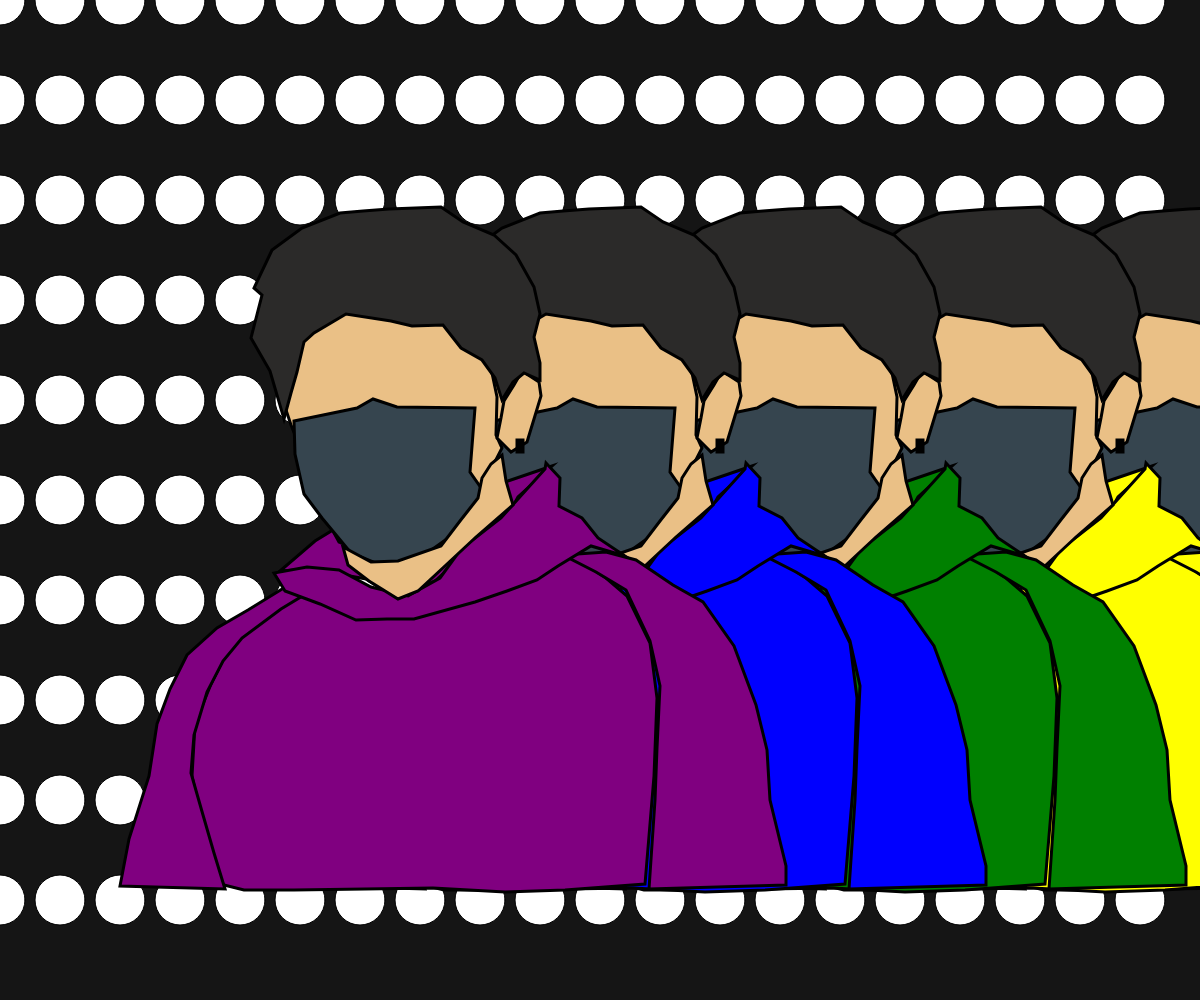
Frame 1 (no input)
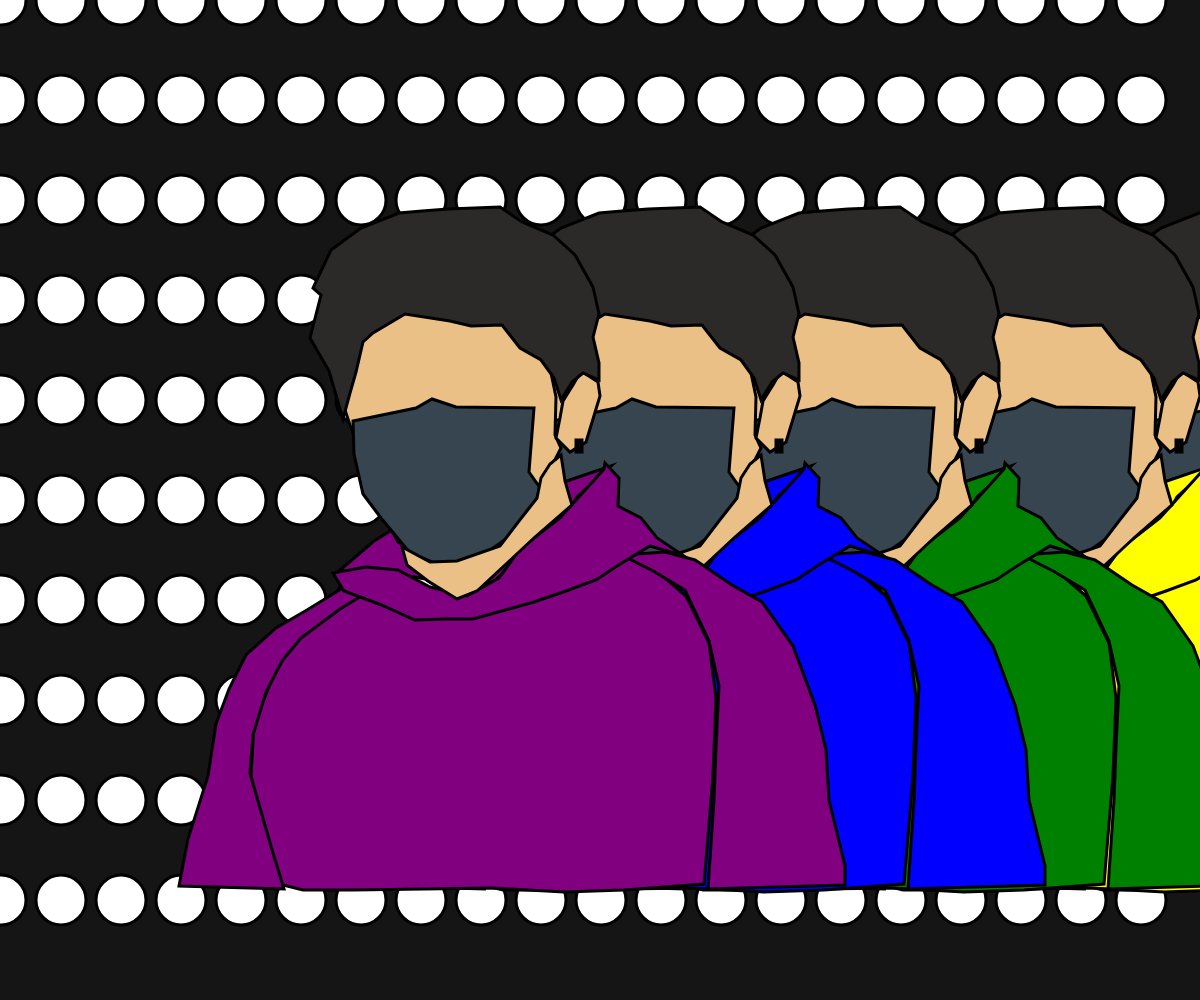
Frame 60 (no input)
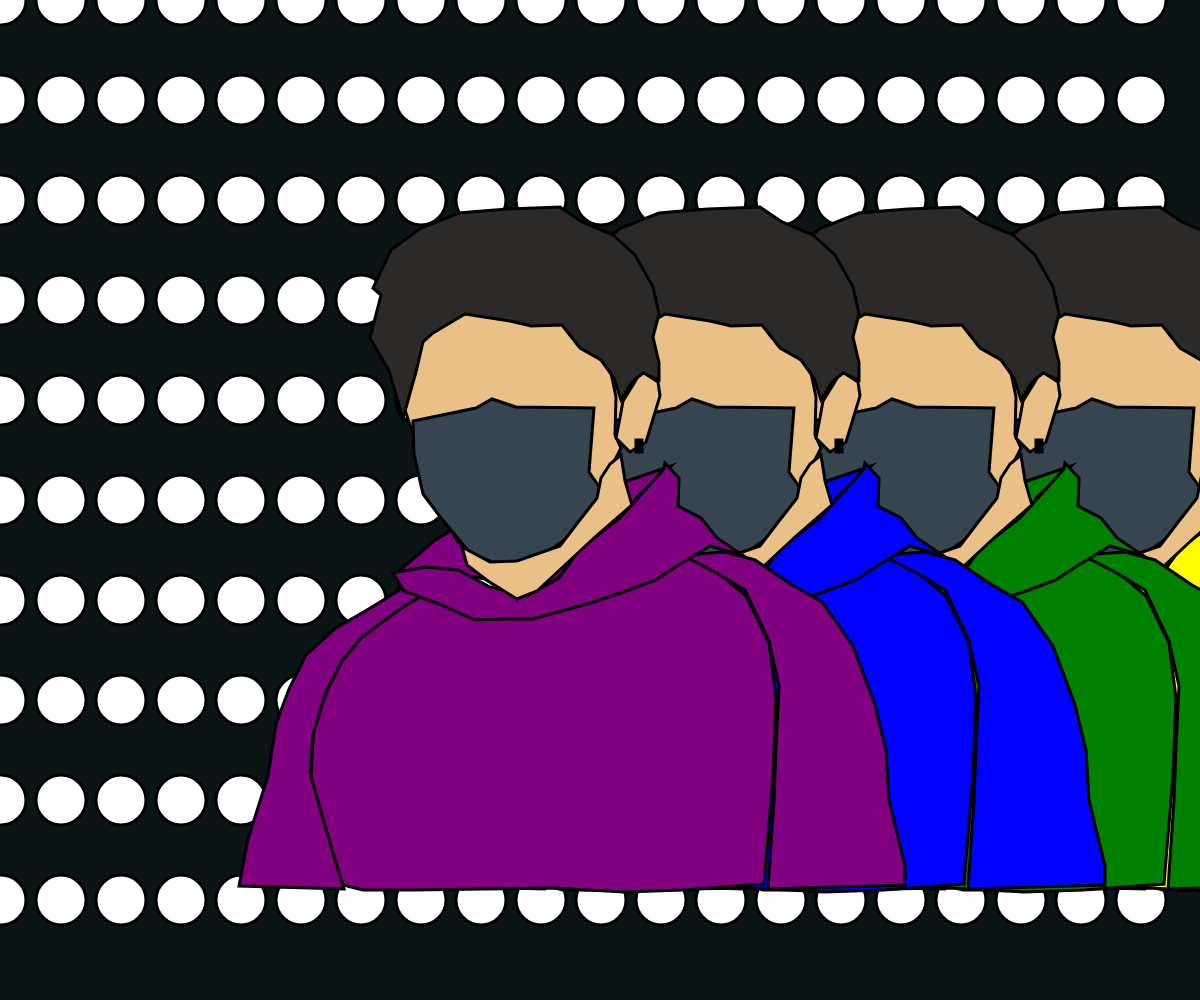
Frame 120 (the mouse pressed at the canvas centre since frame 60)

The p5.js sketch that drew these frames (run headless with seeded random() and noise() and a simulated clock; from frame 60 on, the mouse is pressed at the canvas centre):

// p5.js sketch
// ── sketch.js
let bgImage;
let point_cloud = [];
let frame = 0;

let hair = [[389, 209], [441, 207], [463, 222], [494, 235], [516, 255], [534, 287], [540, 314], [534, 337], [540, 363], [540, 380], [524, 373], [513, 382], [502, 400], [495, 378], [482, 360], [461, 348], [443, 325], [412, 326], [391, 321], [346, 314], [314, 333], [304, 342], [297, 372], [291, 393], [284, 419], [270, 371], [251, 338], [262, 295], [254, 288], [272, 250], [302, 228], [340, 213], [363, 211]]
let ear = [[504, 401], [501, 418], [497, 438], [511, 452], [527, 442], [534, 419], [541, 396], [539, 382], [522, 371], [514, 385]]
let face = [[344, 306], [299, 331], [285, 407], [291, 425], [297, 440], [310, 489], [339, 542], [398, 564], [453, 529], [480, 491], [502, 448], [496, 435], [497, 397], [492, 373], [477, 347], [458, 343], [444, 320], [412, 320], [346, 308], [291, 335]]
let mask = [[294, 421], [357, 408], [373, 399], [397, 407], [475, 408], [470, 472], [486, 495], [458, 531], [430, 551], [407, 562], [378, 564], [351, 553], [322, 518], [304, 494], [295, 454]]
let neck = [[502, 455], [506, 481], [513, 505], [476, 537], [446, 565], [418, 591], [398, 599], [369, 581], [348, 565], [343, 547], [371, 562], [398, 561], [441, 546], [460, 521], [478, 498], [482, 478], [491, 464]]

let hood_inside = [[552, 466], [508, 481], [333, 530], [315, 541], [280, 571], [312, 569], [366, 579], [396, 598], [435, 581], [470, 550], [505, 521], [518, 497]]
let hood_outside = [[545, 469], [527, 489], [501, 518], [461, 549], [440, 578], [408, 596], [371, 587], [339, 570], [307, 567], [274, 573], [285, 591], [320, 604], [356, 620], [387, 619], [414, 619], [475, 602], [507, 591], [537, 580], [558, 566], [591, 546], [625, 556], [598, 538], [582, 518], [559, 506], [560, 478], [546, 463]]
let left_arm = [[287, 586], [248, 610], [217, 628], [187, 655], [170, 689], [157, 724], [149, 776], [129, 839], [120, 886], [225, 889], [214, 853], [203, 815], [191, 773], [194, 735], [207, 692], [223, 661], [242, 638], [281, 609], [304, 595]]
let right_arm = [[606, 552], [636, 560], [673, 585], [703, 602], [734, 646], [756, 705], [767, 750], [770, 800], [786, 866], [786, 885], [649, 889], [655, 800], [657, 748], [660, 686], [650, 641], [626, 590], [596, 572], [563, 555]]
let chest = [[299, 593], [263, 617], [230, 646], [211, 684], [195, 724], [192, 776], [201, 818], [220, 884], [244, 890], [294, 890], [365, 889], [433, 888], [505, 892], [565, 890], [645, 884], [654, 776], [657, 698], [650, 643], [627, 596], [606, 578], [569, 554], [535, 572], [485, 597], [443, 606], [397, 613], [352, 611], [303, 593]]
earrings = [ [ 517, 440 ], [ 523, 440], [ 523, 452 ], [ 517, 452 ] ]

let x = 0;

function setup() {
  createCanvas(windowWidth, windowHeight);
  colorMode(HSB, width)
}

function mod(n, m) {
  return ((n % m) + m) % m;
}

function draw() {
  fill('white')

  background(mouseX, mouseY, 100)

  for(i = 0; i < windowWidth; i += width/20) {
    for(j = 0; j < windowHeight; j += height/10) {
      ellipse(mod((i - x), windowWidth), j, 50)
    }
  }

  me((x+1000) % width, 0,  'red')
  me((x+800) % width, 0, 'orange')
  me((x+600) % width, 0, 'yellow')
  me((x+400) % width, 0, 'green')
  me((x+200) % width, 0, 'blue')
  me((x+0) % width, 0, 'purple')



  // me(x)

  x++;

  frame++;
}

function me(xOffset=0, yOffset=0, shirtcolor = 'green') {
  drawShape(chest, shirtcolor, xOffset, yOffset)
  drawShape(right_arm, shirtcolor, xOffset, yOffset)
  drawShape(left_arm, shirtcolor, xOffset, yOffset)
  drawShape(hood_inside, shirtcolor, xOffset, yOffset)
  drawShape(hood_outside, shirtcolor, xOffset, yOffset)

  drawShape(face, '#EAC086', xOffset, yOffset);
  drawShape(mask, '#36454f', xOffset, yOffset);
  drawShape(ear, '#EAC086', xOffset, yOffset);
  drawShape(hair, '#2b2a29', xOffset, yOffset);
  drawShape(neck, '#EAC086', xOffset, yOffset);

  drawShape(earrings, 'black', xOffset, yOffset)
}

function drawShape(point_cloud, color, xOffset=0, yOffset=0) {
  stroke('black')
  fill(color)
  strokeWeight(3)
  beginShape();
  for (let [x, y] of point_cloud) {
    vertex((x + xOffset), (y + yOffset));
  }
  endShape(CLOSE);
}

function mousePressed() {
  strokeWeight(10)
  stroke('red')
  point(mouseX, mouseY)
  if (!point_cloud.indexOf([mouseX, mouseY]) > -1) {
    point_cloud.push([mouseX, mouseY])
    print(point_cloud)
  }
}
